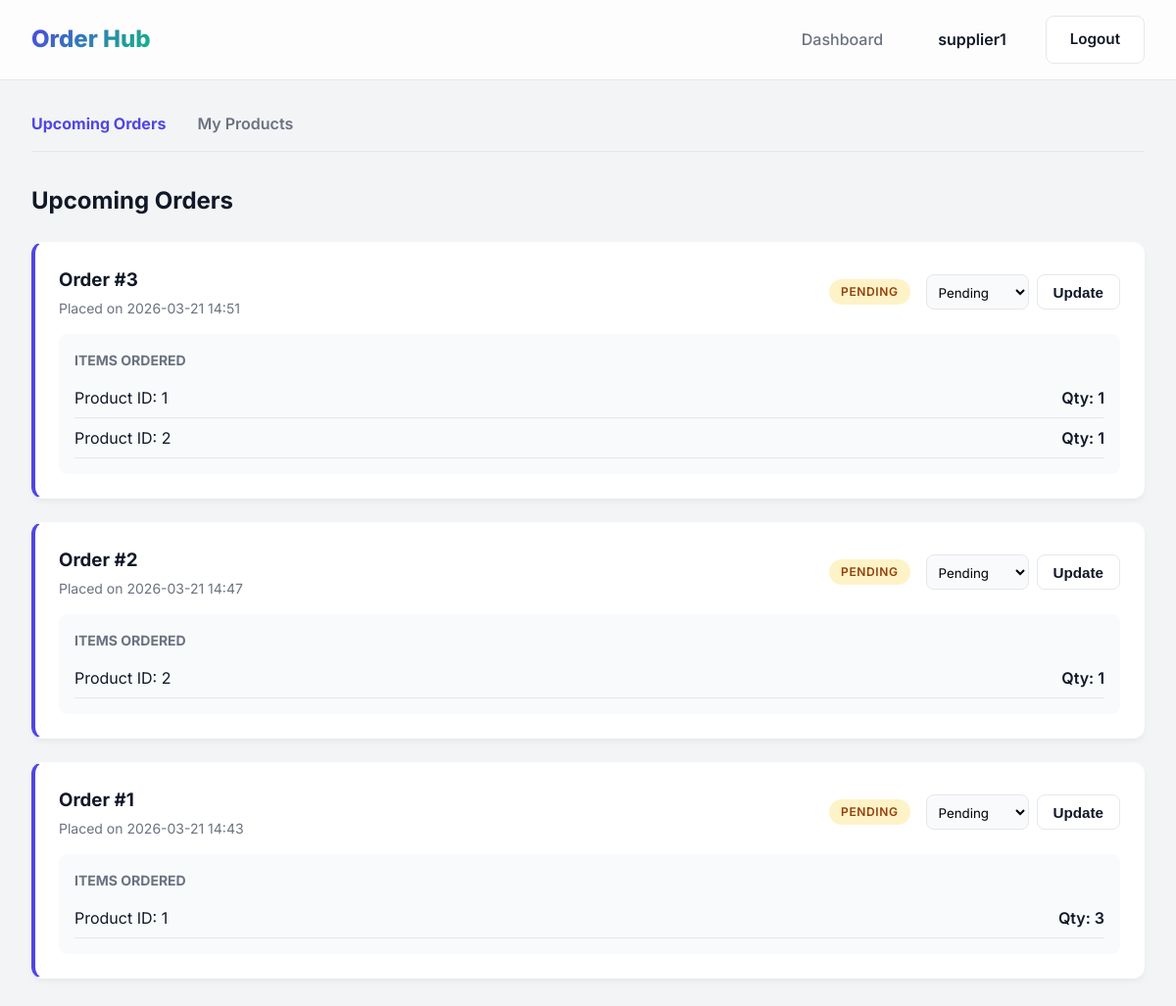
The app's page /supplier/dashboard (signed in) with its own data.
### models.py (models this page shows)
class User(db.Model, UserMixin):
    id = db.Column(db.Integer, primary_key=True)
    username = db.Column(db.String(20), unique=True, nullable=False)
    password = db.Column(db.String(60), nullable=False)
    role = db.Column(db.String(20), nullable=False) # 'admin', 'supplier', 'restaurant'
    orders = db.relationship('Order', backref='customer', lazy=True)
    products = db.relationship('Product', backref='supplier', lazy=True)

class Order(db.Model):
    id = db.Column(db.Integer, primary_key=True)
    user_id = db.Column(db.Integer, db.ForeignKey('user.id'), nullable=False)
    status = db.Column(db.String(20), nullable=False, default='Pending') # Pending, Processed, Shipped, Delivered
    total_amount = db.Column(db.Float, nullable=False, default=0.0)
    date_ordered = db.Column(db.DateTime, nullable=False, default=datetime.utcnow)
    payment_mobile_no = db.Column(db.String(20), nullable=True) # Mobile number used for QR payment
    transaction_id = db.Column(db.String(100), nullable=True) # Optional UPI UTR/Transaction ID
    items = db.relationship('OrderItem', backref='order', lazy=True)

class OrderItem(db.Model):
    id = db.Column(db.Integer, primary_key=True)
    order_id = db.Column(db.Integer, db.ForeignKey('order.id'), nullable=False)
    product_id = db.Column(db.Integer, db.ForeignKey('product.id'), nullable=False)
    quantity = db.Column(db.Integer, nullable=False, default=1)
    price = db.Column(db.Float, nullable=False) # capture price at time of order

### routes/supplier.py (the view)
@supplier_bp.route('/dashboard')
@login_required
def dashboard():
    if not check_role(): return redirect(url_for('home'))
    my_products = Product.query.filter_by(supplier_id=current_user.id).all()
    my_product_ids = [p.id for p in my_products]
    if not my_product_ids:
        upcoming_orders = []
    else:
        order_items = OrderItem.query.filter(OrderItem.product_id.in_(my_product_ids)).all()
        order_ids = set([oi.order_id for oi in order_items])
        upcoming_orders = Order.query.filter(Order.id.in_(order_ids)).order_by(Order.date_ordered.desc()).all()
    return render_template('supplier/upcoming_orders.html', orders=upcoming_orders, my_products=my_products)

### app.py (called while the page is built)
@login_manager.user_loader
def load_user(user_id):
    return User.query.get(int(user_id))

### routes/supplier.py (called while the page is built)
def check_role():
    if current_user.role != 'supplier':
        flash('Access denied.', 'danger')
        return False
    return True

### templates/supplier/upcoming_orders.html (shortened to what this page needs)
{% extends "layout.html" %}
{% block content %}
<ul style="display: flex; gap: 2rem; list-style: none; margin-bottom: 2rem; border-bottom: 1px solid var(--border); padding-bottom: 1rem;">
    <li style="font-weight: 700; color: var(--primary); cursor: pointer;" onclick="document.getElementById('orders').style.display='block'; document.getElementById('products').style.display='none';">Upcoming Orders</li>
    <li style="font-weight: 600; color: var(--text-muted); cursor: pointer;" onclick="document.getElementById('orders').style.display='none'; document.getElementById('products').style.display='block';">My Products</li>
</ul>
<div id="orders">
    <h2>Upcoming Orders</h2>
    {% if orders %}
        {% for order in orders %}
        <div class="card" style="margin-top: 1.5rem; border-left: 4px solid var(--primary);">
            <div style="display: flex; justify-content: space-between; align-items: center; margin-bottom: 1rem;">
                <div>
                    <h3 style="margin-bottom: 0.25rem;">Order #{{ order.id }}</h3>
                    <div style="color: var(--text-muted); font-size: 0.875rem;">Placed on {{ order.date_ordered.strftime('%Y-%m-%d %H:%M') }}</div>
                </div>
                <div style="display: flex; gap: 1rem; align-items: center;">
                    <span class="badge badge-{{ order.status|lower }}">{{ order.status }}</span>
                    <form action="{{ url_for('supplier.update_order_status', order_id=order.id) }}" method="POST" style="display: flex; gap: 0.5rem;">
                        <select name="status" class="form-control" style="padding: 0.5rem; height: auto;">
                            <option value="Pending" {% if order.status == 'Pending' %}selected{% endif %}>Pending</option>
                        </select>
                        <button type="submit" class="btn btn-secondary" style="padding: 0.5rem 1rem;">Update</button>
                    </form>
                </div>
            </div>
            <div style="background: #F9FAFB; padding: 1rem; border-radius: 8px;">
                <h4 style="margin-bottom: 0.5rem; font-size: 0.875rem; color: var(--text-muted); text-transform: uppercase;">Items Ordered</h4>
                {% for item in order.items %}
                    {% if item.product_id in my_products|map(attribute='id') %}
                    <div style="display: flex; justify-content: space-between; padding: 0.5rem 0; border-bottom: 1px solid var(--border);">
                        <span>Product ID: {{ item.product_id }}</span>
                        <span style="font-weight: 600;">Qty: {{ item.quantity }}</span>
                    </div>
                    {% endif %}
                {% endfor %}
            </div>
        </div>
        {% endfor %}
    {% else %}
        <div class="card" style="text-align: center; padding: 3rem; margin-top: 1.5rem;">
            <p style="color: var(--text-muted);">No upcoming orders for your products.</p>
        </div>
    {% endif %}
</div>
{% endblock %}

### templates/layout.html (shortened to what this page needs)
<!DOCTYPE html>
<html lang="en">
<head>
    <link rel="stylesheet" href="{{ url_for('static', filename='style.css') }}">
</head>
<body>
    <nav class="navbar">
        <a href="/" class="nav-brand">Order Hub</a>
        <div class="nav-links">
            {% if current_user.is_authenticated %}
                {% if current_user.role == 'admin' %}
                    <a href="{{ url_for('admin.dashboard') }}" class="nav-link">Dashboard</a>
                {% elif current_user.role == 'supplier' %}
                    <a href="{{ url_for('supplier.dashboard') }}" class="nav-link">Dashboard</a>
                {% elif current_user.role == 'restaurant' %}
                    <a href="{{ url_for('restaurant.products') }}" class="nav-link">Products</a>
                    <a href="{{ url_for('restaurant.cart') }}" class="nav-link">Cart</a>
                    <a href="{{ url_for('restaurant.my_orders') }}" class="nav-link">My Orders</a>
                {% endif %}
                <span class="nav-link" style="color: var(--text-main); font-weight: 600;">{{ current_user.username }}</span>
                <a href="{{ url_for('auth.logout') }}" class="btn btn-secondary">Logout</a>
            {% else %}
                <a href="{{ url_for('auth.login') }}" class="btn btn-secondary">Login</a>
                <a href="{{ url_for('auth.register') }}" class="btn btn-primary">Register</a>
            {% endif %}
        </div>
    </nav>
    <div class="container">
        {% block content %}{% endblock %}
    </div>
</body>
</html>

### static/style.css (style rules this page uses)
:root { --primary: #4F46E5; --primary-hover: #4338CA; --secondary: #10B981; --background: #F3F4F6; --surface: #FFFFFF; --text-main: #111827; --text-muted: #6B7280; --border: #E5E7EB; --danger: #EF4444; --radius: 12px; --font-family: 'Inter', system-ui, -apple-system, sans-serif; }
* { box-sizing: border-box; margin: 0; padding: 0; }
body { font-family: var(--font-family); background-color: var(--background); color: var(--text-main); line-height: 1.5; -webkit-font-smoothing: antialiased; }
a { text-decoration: none; color: inherit; }
.navbar { background: rgba(255, 255, 255, 0.8); backdrop-filter: blur(12px); border-bottom: 1px solid var(--border); padding: 1rem 2rem; display: flex; justify-content: space-between; align-items: center; position: sticky; top: 0; z-index: 100; }
.nav-brand { font-size: 1.5rem; font-weight: 800; background: linear-gradient(135deg, var(--primary), var(--secondary)); -webkit-background-clip: text; -webkit-text-fill-color: transparent; }
.nav-links { display: flex; gap: 1.5rem; align-items: center; }
.nav-link { font-weight: 500; color: var(--text-muted); transition: all 0.2s; padding: 0.5rem 1rem; border-radius: 8px; }
.btn { display: inline-block; padding: 0.75rem 1.5rem; border-radius: 8px; font-weight: 600; cursor: pointer; transition: all 0.2s ease; border: none; font-size: 0.95rem; box-shadow: 0 4px 6px -1px rgba(0, 0, 0, 0.1), 0 2px 4px -1px rgba(0, 0, 0, 0.06); }
.btn-secondary { background-color: var(--surface); color: var(--text-main); border: 1px solid var(--border); box-shadow: none; }
.card { background: var(--surface); border-radius: var(--radius); box-shadow: 0 4px 6px -1px rgba(0, 0, 0, 0.05); padding: 1.5rem; transition: transform 0.2s, box-shadow 0.2s; border: 1px solid rgba(255, 255, 255, 0.1); }
.form-control { width: 100%; padding: 0.75rem 1rem; border-radius: 8px; border: 1px solid var(--border); background: #F9FAFB; font-family: var(--font-family); transition: border-color 0.2s, box-shadow 0.2s; }
.container { max-width: 1200px; margin: 0 auto; padding: 2rem; }
.badge { padding: 0.25rem 0.75rem; border-radius: 9999px; font-size: 0.75rem; font-weight: 600; text-transform: uppercase; letter-spacing: 0.05em; }
.badge-pending { background: #FEF3C7; color: #92400E; }

### records on screen
User: username "supplier1"
Order: id "3", date_ordered "2026-03-21 14:51", status "PENDING", status "Pending"
OrderItem: product_id "1", quantity "1"
OrderItem: product_id "2", quantity "1"
Order: id "2", date_ordered "2026-03-21 14:47", status "PENDING", status "Pending"
OrderItem: product_id "2", quantity "1"
Order: id "1", date_ordered "2026-03-21 14:43", status "PENDING", status "Pending"
OrderItem: product_id "1", quantity "3"
